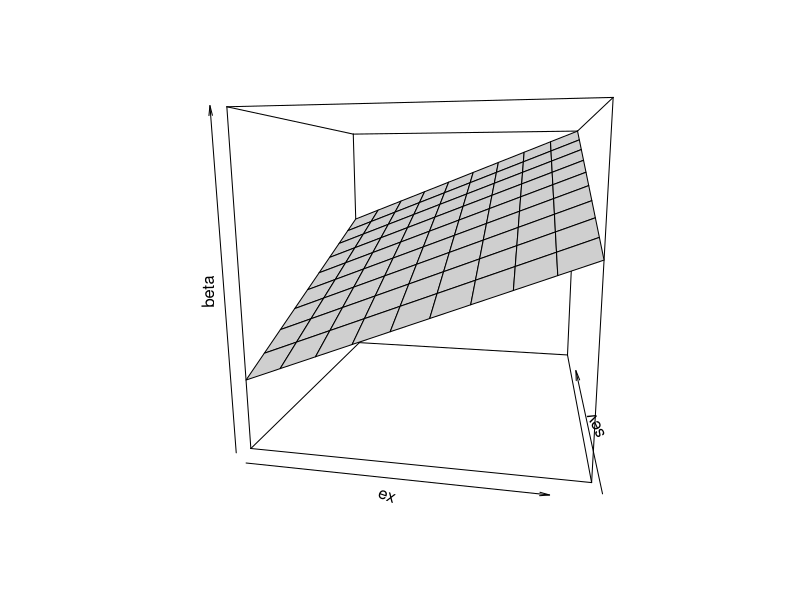

Reproduce this figure in R. (Note: this script raises an error after producing the figure.)
ex<-c(0,1,2,3,4,5,6,7,8,9) #exposure
sev<-c(0,1,2,3,4,5,6,7,8,9) #severity
mod<-vector(mode="numeric", length=0) #prepare empty vector
min_beta = 0.5

for (i in 1:10){
  for (j in 1:10){
    x<-ex[i]*sev[j] # product of exposure and severity
    y<-0.5 + (0.5/81)*x #coerce between 0.5 and 1
    mod<-append(mod, y) #put into vector
  }
}

for (i in 1:10){
  for (j in 1:10){
    x<-ex[i] + sev[j] # sum of exposure and severity
    y<-0.5 + (0.5/18)*x #coerce between 0.5 and 1
    mod<-append(mod, y) #put into vector
  }
}

for (i in 1:10){
  for (j in 1:10){
    x<-ex[i]^2 + sev[j]^2 # sum of exposure^2 and severity^2
    y<-0.5 + (0.5/162)*x #coerce between 0.5 and 1
    mod<-append(mod, y) #put into vector
  }
}

for (i in 1:10){
  for (j in 1:10){
    x<-(0.4*ex[i]*sev[j] + 0.4*(ex[i] + sev[j]) + 0.2*(ex[i]^2 + sev[j]^2))# more complex function
    y<-0.5 + (0.5/72)*x #coerce between 0.5 and 1
    mod<-append(mod, y) #put into vector
  }
}

#for varying minimal betas

ex<-c(0,1,2,3,4,5,6,7,8,9) #exposure
sev<-c(0,1,2,3,4,5,6,7,8,9) #severity
mod<-vector(mode="numeric", length=0) #prepare empty vector

for (i in 1:10){
  for (j in 1:10){
    x<-ex[i] + sev[j] # sum of exposure and severity
    y<-0.22 + (0.78/18)*x #coerce between 0.5 and 1
    mod<-append(mod, y) #put into vector
  }
}

beta<-matrix(mod, nrow=10, ncol=10) #matrix from vector

persp(ex, sev, beta, theta=10, phi=10, zlim = range(0,1), shade = 0.3)


# SeaFrost surveilance data, sampling unit = 1 lb
# 1% - 0.95
# 5% - 0.78
# 10% - 0.55
# 20% -  0.3

col <- rainbow(length(beta))[rank(beta)]
col2 <- matrix(rep(col,length(sev)), length(ex))
plot(persp3d(ex, sev, beta, color=col2, theta=10, phi=10, zlim = range(0,1), shade = 0.3))
